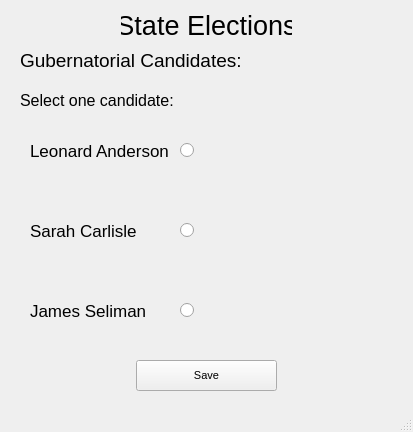
<?xml version="1.0" encoding="UTF-8"?>
<ui version="4.0">
 <class>State_Votes</class>
 <widget class="QMainWindow" name="State_Votes">
  <property name="geometry">
   <rect>
    <x>0</x>
    <y>0</y>
    <width>413</width>
    <height>432</height>
   </rect>
  </property>
  <property name="font">
   <font>
    <pointsize>8</pointsize>
   </font>
  </property>
  <property name="windowTitle">
   <string>State Elections</string>
  </property>
  <widget class="QWidget" name="centralwidget">
   <widget class="QLabel" name="governor_cand">
    <property name="geometry">
     <rect>
      <x>20</x>
      <y>40</y>
      <width>221</width>
      <height>41</height>
     </rect>
    </property>
    <property name="font">
     <font>
      <pointsize>14</pointsize>
     </font>
    </property>
    <property name="text">
     <string>Gubernatorial Candidates:</string>
    </property>
   </widget>
   <widget class="QLabel" name="label">
    <property name="geometry">
     <rect>
      <x>20</x>
      <y>80</y>
      <width>181</width>
      <height>41</height>
     </rect>
    </property>
    <property name="font">
     <font>
      <pointsize>12</pointsize>
     </font>
    </property>
    <property name="text">
     <string>Select one candidate:</string>
    </property>
   </widget>
   <widget class="QLabel" name="candidate01">
    <property name="geometry">
     <rect>
      <x>30</x>
      <y>130</y>
      <width>151</width>
      <height>41</height>
     </rect>
    </property>
    <property name="font">
     <font>
      <pointsize>13</pointsize>
     </font>
    </property>
    <property name="text">
     <string>Leonard Anderson</string>
    </property>
   </widget>
   <widget class="QLabel" name="candidate02">
    <property name="geometry">
     <rect>
      <x>30</x>
      <y>210</y>
      <width>131</width>
      <height>41</height>
     </rect>
    </property>
    <property name="font">
     <font>
      <pointsize>13</pointsize>
     </font>
    </property>
    <property name="text">
     <string>Sarah Carlisle</string>
    </property>
   </widget>
   <widget class="QLabel" name="candidate03">
    <property name="geometry">
     <rect>
      <x>30</x>
      <y>290</y>
      <width>131</width>
      <height>41</height>
     </rect>
    </property>
    <property name="font">
     <font>
      <pointsize>13</pointsize>
     </font>
    </property>
    <property name="text">
     <string>James Seliman</string>
    </property>
   </widget>
   <widget class="QRadioButton" name="leo_vote">
    <property name="enabled">
     <bool>true</bool>
    </property>
    <property name="geometry">
     <rect>
      <x>180</x>
      <y>140</y>
      <width>62</width>
      <height>21</height>
     </rect>
    </property>
    <property name="text">
     <string/>
    </property>
    <property name="iconSize">
     <size>
      <width>12</width>
      <height>12</height>
     </size>
    </property>
   </widget>
   <widget class="QRadioButton" name="sarah_vote">
    <property name="enabled">
     <bool>true</bool>
    </property>
    <property name="geometry">
     <rect>
      <x>180</x>
      <y>220</y>
      <width>62</width>
      <height>21</height>
     </rect>
    </property>
    <property name="text">
     <string/>
    </property>
    <property name="iconSize">
     <size>
      <width>12</width>
      <height>12</height>
     </size>
    </property>
   </widget>
   <widget class="QRadioButton" name="jim_vote">
    <property name="enabled">
     <bool>true</bool>
    </property>
    <property name="geometry">
     <rect>
      <x>180</x>
      <y>300</y>
      <width>62</width>
      <height>21</height>
     </rect>
    </property>
    <property name="text">
     <string/>
    </property>
    <property name="iconSize">
     <size>
      <width>12</width>
      <height>12</height>
     </size>
    </property>
   </widget>
   <widget class="QLabel" name="label_2">
    <property name="geometry">
     <rect>
      <x>121</x>
      <y>10</y>
      <width>171</width>
      <height>31</height>
     </rect>
    </property>
    <property name="font">
     <font>
      <pointsize>20</pointsize>
     </font>
    </property>
    <property name="text">
     <string>State Elections</string>
    </property>
    <property name="alignment">
     <set>Qt::AlignCenter</set>
    </property>
   </widget>
   <widget class="QPushButton" name="next_page">
    <property name="geometry">
     <rect>
      <x>136</x>
      <y>360</y>
      <width>141</width>
      <height>31</height>
     </rect>
    </property>
    <property name="text">
     <string>Save</string>
    </property>
   </widget>
  </widget>
  <widget class="QMenuBar" name="menubar">
   <property name="geometry">
    <rect>
     <x>0</x>
     <y>0</y>
     <width>413</width>
     <height>17</height>
    </rect>
   </property>
  </widget>
  <widget class="QStatusBar" name="statusbar"/>
 </widget>
 <resources/>
 <connections/>
</ui>
